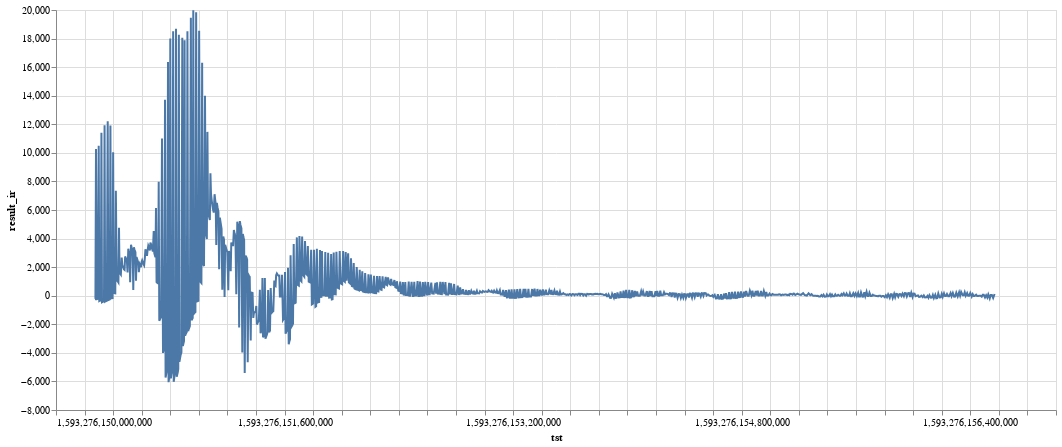

Here is the notebook cell this chart was saved with:
### Code cell
data = raw_data_hr[1000:2000]
alt.Chart(data).mark_line().encode(
    x='tst',
    y='result_ir',
).properties(
    width=1000,
    height=400
)

### Figure 1 — Vega-Lite specification as saved in the notebook (floating-point values rounded to 4 significant figures; data arrays with more than 128 entries replaced by an {"elided": "..."} marker saying what was removed)
{"config": {"view": {"continuousWidth": 400, "continuousHeight": 300}}, "data": {"name": "data-b107fa1e11fbc812bbaf40e5c404453f"}, "mark": "line", "encoding": {"x": {"type": "quantitative", "field": "tst"}, "y": {"type": "quantitative", "field": "result_ir"}}, "height": 400, "width": 1000, "$schema": "https://vega.github.io/schema/vega-lite/v4.8.1.json", "datasets": {"data-b107fa1e11fbc812bbaf40e5c404453f": {"elided": "1000 records"}}}
